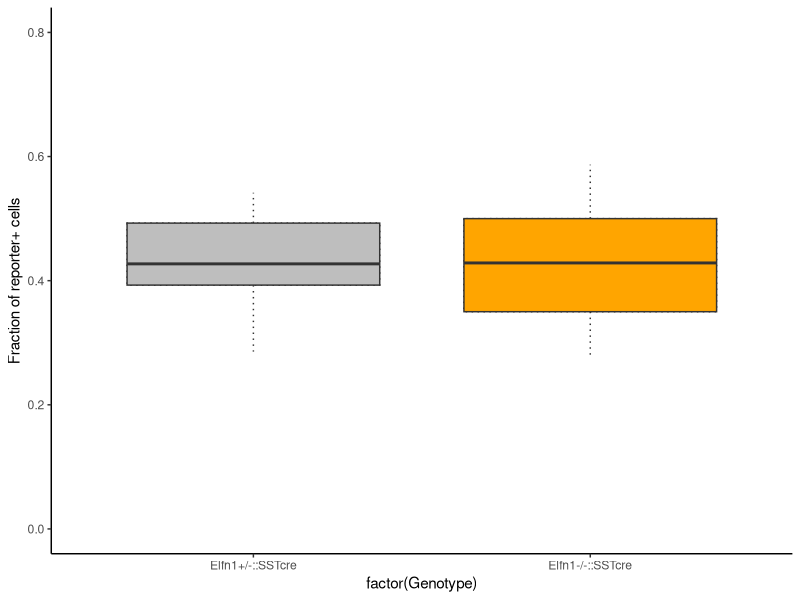

The R source for this figure:
library (plotrix) 
library (ggplot2) 
library (plyr)
DATA1<- read.csv("elfn1_e16.csv")

DATA1$Genotype <- factor(DATA1$Genotype, levels = c("Elfn1+/-::SSTcre", "Elfn1-/-::SSTcre"))
##

data1 <- DATA1[DATA1$Region%in%c("MZ", "SVZ"),]
data2 <- DATA1[DATA1$Region%in%c("All"),]
gfpcount <-ddply(data2,.(Brainno, Genotype, Fieldname), summarise, tgfp = sum(GFP_))
data3 <-merge(data1, gfpcount)

mm1<- ddply(data3, .(Fieldname, Genotype, Region), summarise, fGFP=  GFP_/tgfp)
mm1mz <- subset(mm1, Region == "MZ")


gp <- ggplot(mm1mz, aes(x = factor(Genotype), y = fGFP), fill = Genotype) + 
  geom_boxplot(outlier.colour  = NA, linetype = "dotted") +
  geom_boxplot(aes(ymin=..lower.., ymax=..upper..), outlier.colour  = NA, 
               fill = c("gray", "orange")) + 
  theme_classic () +
  ylim(0,0.8)+ ylab("Fraction of reporter+ cells")
